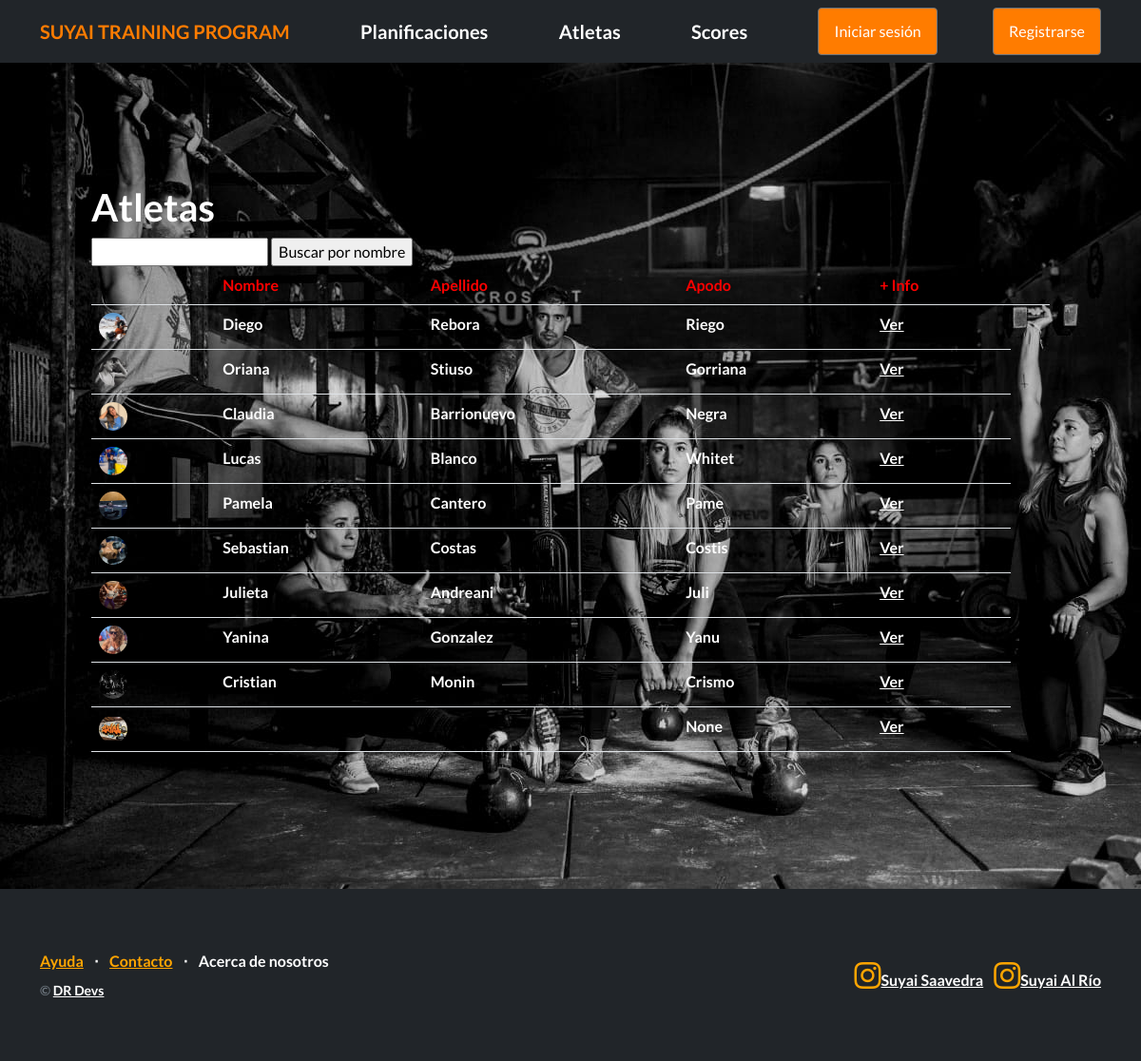
The page /atletas/listar_atletas/ on the database as committed earlier.
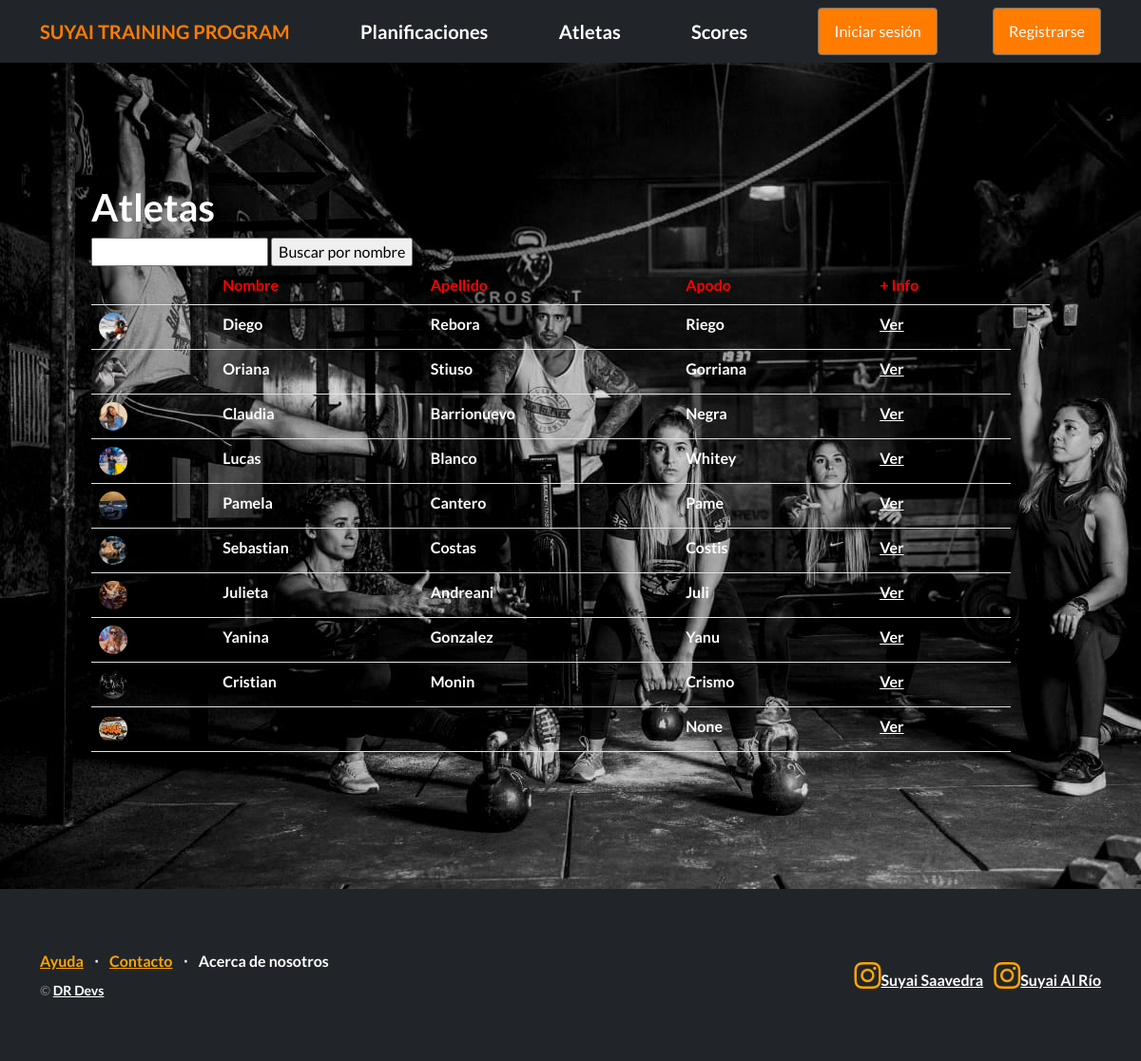
The same page on the database as committed later.
### Atletas/models.py (models this page shows, shortened)
class Atleta(models.Model):
    user = models.OneToOneField(User, on_delete=models.CASCADE,  default=1)
    categoria = models.CharField(max_length=20, null=True, blank=True)
    apodo = models.CharField(max_length=20, null=True,  blank=True)
    grace = models.CharField(max_length=20, null=True, blank=True)
    fran = models.CharField(max_length=20, null=True, blank=True)
    murph = models.CharField(max_length=20, null=True, blank=True)
    backsquat_rm = models.DecimalField(max_digits=6, decimal_places=2, null=True, blank=True)
    clean_rm = models.DecimalField(max_digits=6, decimal_places=2, null=True, blank=True)
    jerk_rm = models.DecimalField(max_digits=6, decimal_places=2, null=True, blank=True)
    snatch_rm = models.DecimalField(max_digits=6, decimal_places=2, null=True, blank=True)
    deadlift_rm = models.DecimalField(max_digits=6, decimal_places=2, null=True, blank=True)

class Avatar(models.Model):
   user = models.OneToOneField(User, on_delete=models.CASCADE, null=True)
   imagen = models.ImageField(upload_to='avatares', null=True, blank=True)

### Atletas/views.py (the view)
# urls.py: path("listar_atletas/", AtletaListView.as_view(), name="listar_atletas"),
class AtletaListView(ListView):
    model = Atleta
    template_name = 'Atletas/atletas.html'

### Atletas/templates/Atletas/atletas.html (shortened to what this page needs)
{% extends "Planificaciones/base.html" %}
{% block contenido %}
<section>
    <div>
      <h1>Atletas</h1>
      <form action="{% url 'buscar_atleta' %}" method="get">
        <input type="text" name="q">
        <input type="submit" value="Buscar por nombre">
      </form>
      <table class="table">
        <tbody>
          <tr>
            <th style="color:red"></th>
            <th style="color:red">Nombre</th>
            <th style="color:red">Apellido</th>
            <th style="color:red"> Apodo</th>
            <th style="color:red"> + Info</th>
            <th></th>
          </tr>
          {% for atleta in object_list %}
          <tr>
            <td><img src="{{ atleta.user.avatar.imagen.url }}"  style="width: 30px; height: 30px; border-radius: 50%; margin-right: 5px;"></td>
            <td style="color:white">{{ atleta.user.first_name }}</td>
            <td style="color:white">{{ atleta.user.last_name }}</td>
            <td style="color:white">{{ atleta.apodo }}</td>
            <td>
                <a href = "{% url "ver_atleta" atleta.id %}">Ver</a>
            </td>
          </tr>
          {% empty %}
          <tr>
            <td style="color:red" colspan="5">No hay resultados para la búsqueda.</td>
          </tr>
          {% endfor %}
        </tbody>
      </table>
    </div>
  </section>
{% endblock contenido %}

Rows that differ between the two databases and show on the page:
changed Atleta "Lucas": apodo "Whitet" → "Whitey"
